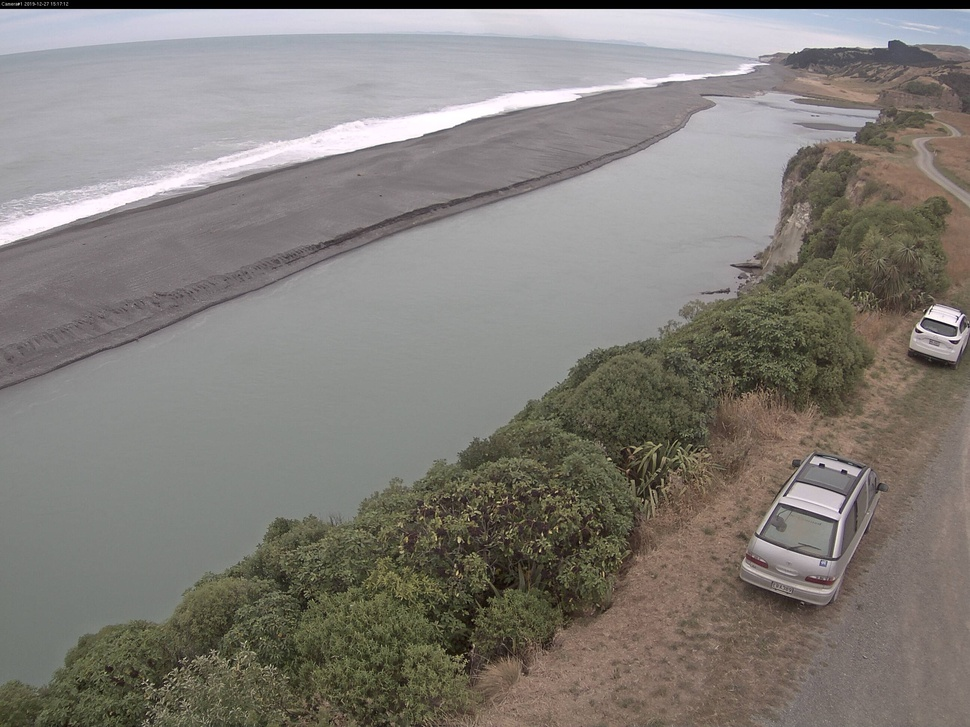
#> input picture masking/test.jpg, 970 x 727 px, shrunk from 2592 x 1944 before the run
$ python masking.py
#> lines starting #> are read from the running program, lines starting #| are printed output that depends on the picture
# -*- coding: utf-8 -*-
"""
Spyder Editor

This is a temporary script file.
"""

import cv2
import numpy as np

# read image
img = cv2.imread('test.jpg')
#> img is the input picture: shape (727, 970, 3); mean B, G, R 120.3, 125.6, 129.8

#mask it - method 1:
# read mask as grayscale in range 0 to 255
# mask1 = cv2.imread('test_mask.jpg',0)
# result1 = img.copy()
# result1[mask1 == 0] = 0
# result1[mask1 != 0] = img[mask1 != 0]

# mask it - method 2:
# read mask normally, but divide by 255.0, so range is 0 to 1 as float
mask2 = cv2.imread('test_mask.jpg') / 255.0
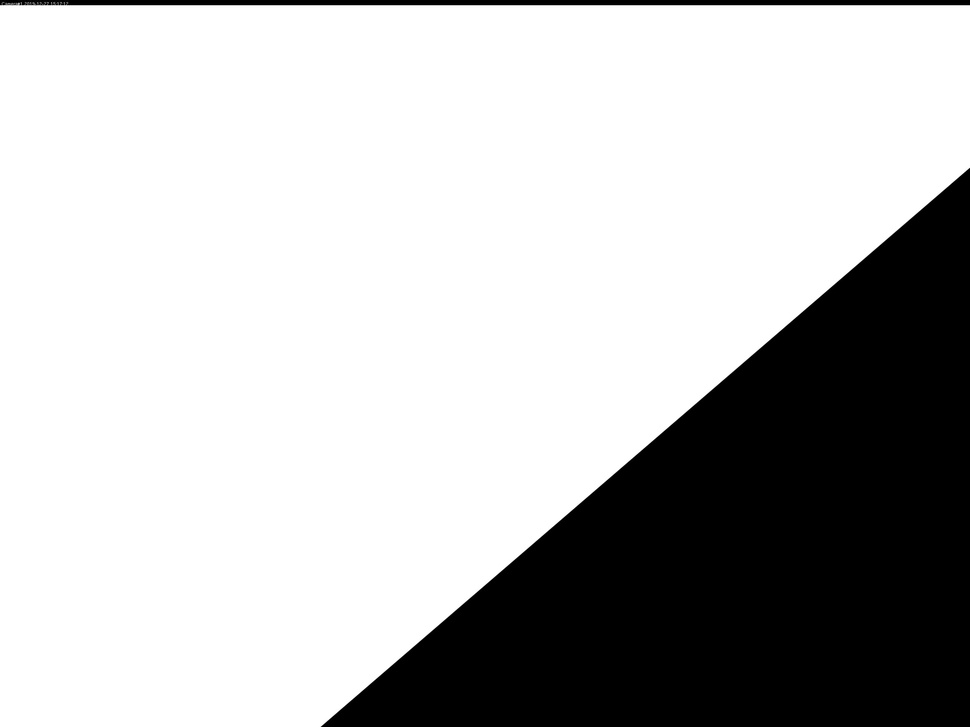
#> input picture masking/test_mask.jpg, 970 x 727 px, shrunk from 2592 x 1944 before the run
# mask by multiplication, clip to range 0 to 255 and make integer
result2 = (img * mask2).clip(0, 255).astype(np.uint8)
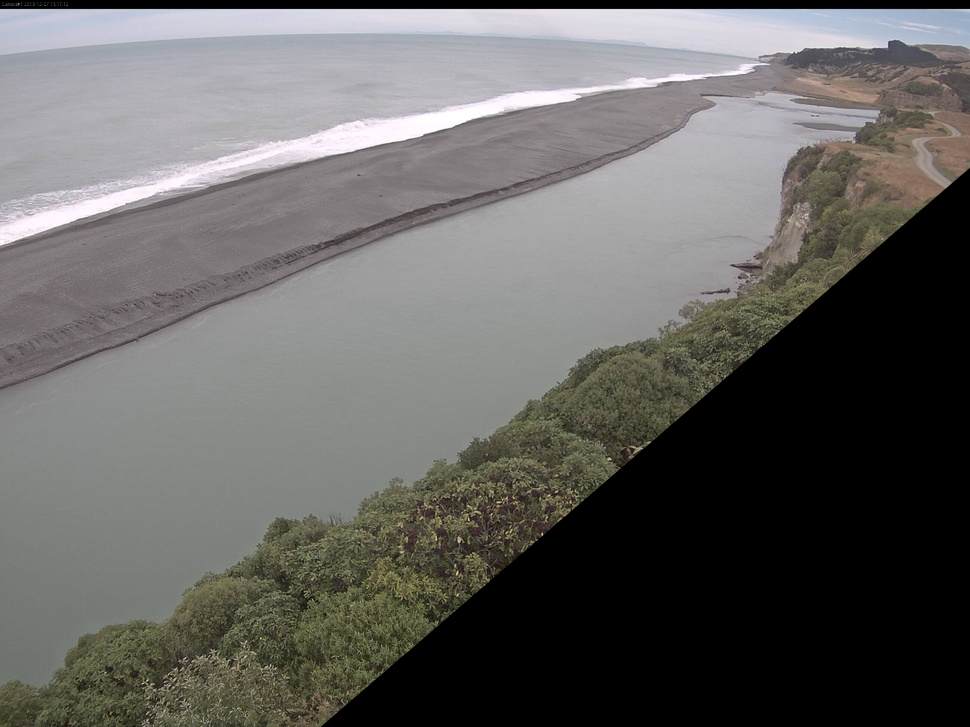
#> result2: shape (727, 970, 3); mean B, G, R 97.6, 99.8, 100.9

cv2.imshow('image', img)
# cv2.imshow('mask1', mask1)
# cv2.imshow('masked image1', result1)
cv2.imshow('masked image2', result2)
cv2.waitKey(0)
cv2.destroyAllWindows()

# save results
# cv2.imwrite('test_masked1.jpg', result1)
cv2.imwrite('test_masked2.jpg', result2)
